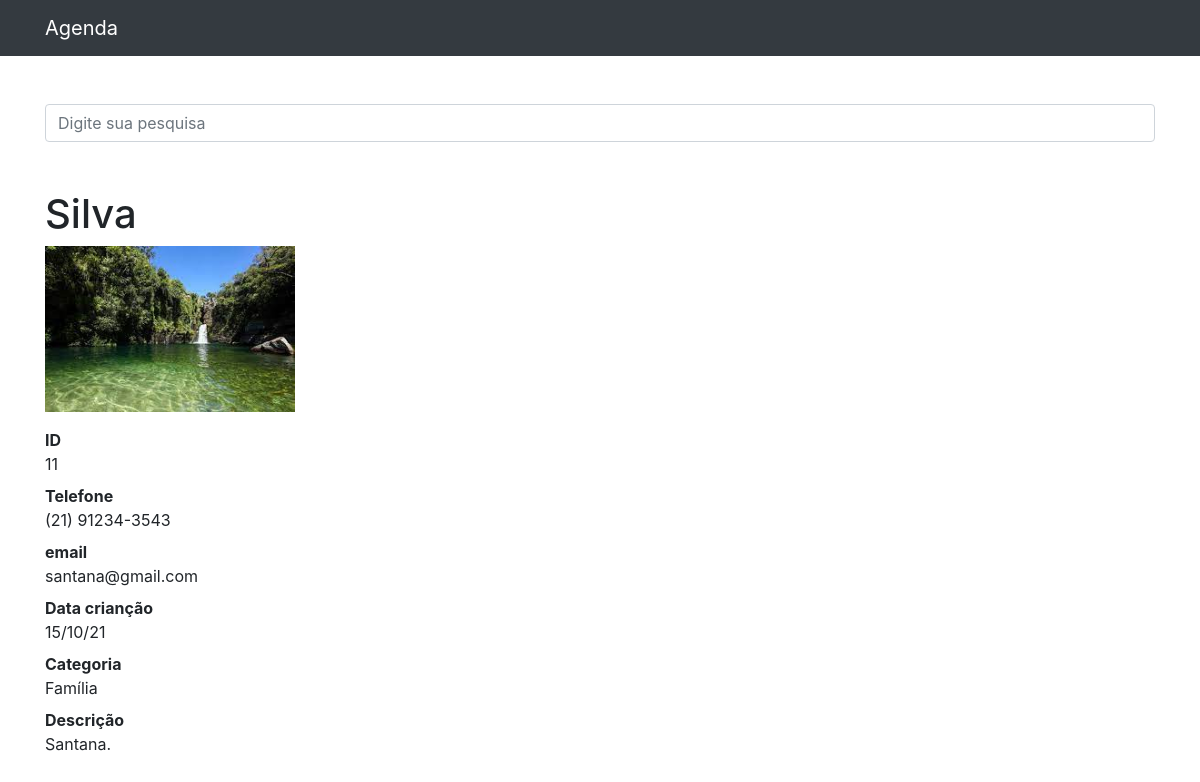
Page /11 on the committed database.
### contatos/models.py (models this page shows, shortened)
class Contato(models.Model):
    nome = models.CharField(max_length=100)
    sobrenome = models.CharField(max_length=100,blank=True) #Não são obrigatórios
    telefone = models.CharField(max_length=100)
    email = models.CharField(max_length=150, blank=True) #Não são obrigatórios
    data_criacao = models.DateTimeField(default=timezone.now)
    descricao = models.TextField(blank=True)
    categoria = models.ForeignKey(Categoria, on_delete=models.DO_NOTHING)
    mostrar = models.BooleanField(default=True)
    foto = models.ImageField(blank=True, upload_to='fotos/%Y/%m/%d') #fotos do ano, mês, dia

class Categoria(models.Model):
    nome = models.CharField(max_length=100)
    def __str__(self):  #Comando para fazer aparecer o nome no siteadmin
        return self.nome

### contatos/views.py (the view)
# urls.py: path('<int:contato_id>', views.ver_contato, name='ver_contato'),
def ver_contato(request, contato_id):
    contato = get_object_or_404(Contato, id=contato_id)
    if not contato.mostrar:
        raise Http404()
    return render(request, 'contatos/ver_contato.html', {
        'contato': contato
    })

### contatos/templates/contatos/ver_contato.html (shortened to what this page needs)
{% extends 'base.html'%}
{% block conteudo %}
    <h1 class="mt-5">{{ contato.nome}}</h1>
    {% if contato.foto %}
    <p>
        <img src="{{contato.foto.url}}" style="max-width: 250px; height: auto;">
    </p>
    {% endif %}
    <dl>
        <dt>ID</dt>
        <dd>{{ contato.id }}</dd>
        <dt>Telefone</dt>
        <dd>{{ contato.telefone }}</dd>
        <dt>email</dt>
        <dd>{{ contato.email }}</dd>
        <dt>Data crianção</dt>
        <dd>{{ contato.data_criacao|date:'d/m/y' }}</dd>
        <dt>Categoria</dt>
        <dd>{{ contato.categoria}}</dd>
        <dt>Descrição</dt>
        <dd>
            {{ contato.descricao}}
        </dd>
    </dl>
{% endblock %}

### rows in the picture
Contato: nome "Silva", foto (picture), id "11", telefone "(21) 91234-3543", email "santana@gmail.com", data_criacao "15/10/21", categoria "Família", descricao "Santana."
